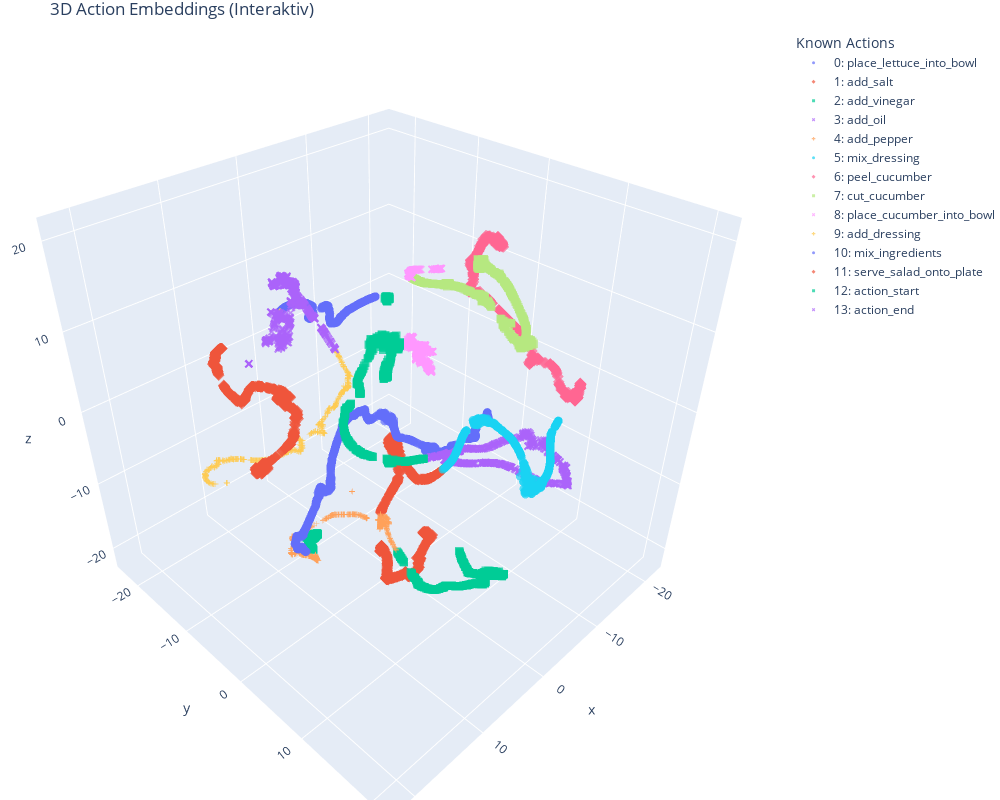

Write notebook code for a chart like this one.
### Code cell
from sklearn.manifold import TSNE
import matplotlib.pyplot as plt
import numpy as np
from collections import defaultdict

# --- KONFIGURATION ---
SAMPLES_PER_CLASS = 500  # Wie viele Punkte pro Klasse?
NUM_KNOWNS =  14 

# Speicher für Embeddings und Labels
class_embeddings = defaultdict(list)
classes_filled = 0

print(f"Sammle {SAMPLES_PER_CLASS} Embeddings für jede der {NUM_KNOWNS} Known Classes...")

# --- 1. DATEN SAMMELN ---
# Wir gehen durch den Dataloader (Batch Size 1 ist hier ok, wir sammeln ja)
with torch.no_grad():
    for batch_idx, batch in enumerate(data_loader):
        features = batch["features"].to('cuda')
        padding_mask = batch["padding_mask"].to('cuda')
        target_truth = batch["target_truth"].to('cuda')
        
        # Forward Pass
        # Wichtig: Wir brauchen den DRITTEN Rückgabewert (Embeddings)
        # Patch Mask ist None oder False, da wir Inference machen
        patch_mask = torch.zeros_like(padding_mask).bool() 
        _, _, embeddings = model(features, patch_mask, padding_mask)
        
        # Flatten (Batch-Dimension und Zeit-Dimension zusammenfassen)
        # Wir nehmen nur die validen Frames (padding_mask == True)
        valid_indices = padding_mask.view(-1)
        
        flat_embeds = embeddings.view(-1, embeddings.size(-1))[valid_indices]
        flat_targets = target_truth.view(-1)[valid_indices]
        
        # Auf CPU bringen für Numpy
        flat_embeds_np = flat_embeds.cpu().numpy()
        flat_targets_np = flat_targets.cpu().numpy()
        
        # In den Speicher sortieren
        for emb, label in zip(flat_embeds_np, flat_targets_np):
            # Wir sammeln nur Knowns (0..13)
            if label < NUM_KNOWNS:
                if len(class_embeddings[label]) < SAMPLES_PER_CLASS:
                    class_embeddings[label].append(emb)
                    
                    # Check, ob diese Klasse jetzt voll ist
                    if len(class_embeddings[label]) == SAMPLES_PER_CLASS:
                        classes_filled += 1
                        print(f"Klasse {label} komplett ({SAMPLES_PER_CLASS} Samples).")
        
        # Abbruch, wenn wir genug Daten haben
        if classes_filled >= NUM_KNOWNS:
            break
        
        if batch_idx > 50: # Sicherheits-Break, falls manche Klassen selten sind
            print("Konnte nicht alle Klassen voll füllen, mache weiter mit dem was da ist.")
            break

# --- 2. DATEN VORBEREITEN FÜR TSNE ---
X = [] # Embeddings
y = [] # Labels

# Sortieren nach Label, damit die Legende hübsch wird
sorted_labels = sorted(class_embeddings.keys())
for label in sorted_labels:
    embs = class_embeddings[label]
    X.extend(embs)
    y.extend([label] * len(embs))

X = np.array(X)
y = np.array(y)

print(f"Starte t-SNE auf {X.shape[0]} Punkten...")

# --- 3. T-SNE BERECHNUNG ---
from mpl_toolkits.mplot3d import Axes3D  # Wichtig für 3D Plots

# --- 3. T-SNE BERECHNUNG (3D) ---
# n_components=3 ist der Schlüssel
tsne = TSNE(n_components=3, perplexity=80, max_iter=1000, init='pca', random_state=42)
X_tsne = tsne.fit_transform(X)

# --- 4. PLOTTEN (3D) ---
if isinstance(labels_dict, list):
    raw_dict = labels_dict[0]
else:
    raw_dict = labels_dict

id_to_name = {v: k for k, v in raw_dict.items()}
import plotly.express as px
import pandas as pd

# --- DATEN VORBEREITEN ---
# Wir wandeln deine Daten in einen Pandas DataFrame um. 
# Das ist das Format, das Plotly am liebsten mag.

# 1. Namen für jeden Punkt generieren (für den Hover-Effekt)
# y enthält die IDs (z.B. 0, 0, 0, 1, 1...)
# Wir mappen das zu Strings: "0: cut_tomato"
label_names = [f"{label_id}: {id_to_name.get(label_id, str(label_id))}" for label_id in y]

# 2. DataFrame bauen
df = pd.DataFrame({
    'x': X_tsne[:, 0],
    'y': X_tsne[:, 1],
    'z': X_tsne[:, 2],
    'label': label_names,  # Das wird in der Legende und im Hover angezeigt
    'class_id': y          # Nur intern zur Sortierung
})

# --- PLOTTEN MIT PLOTLY ---
print("Erstelle interaktiven Plot...")

fig = px.scatter_3d(
    df, 
    x='x', y='y', z='z',
    color='label',           # Automatische Einfärbung nach Klasse
    symbol='label',          # (Optional) Verschiedene Symbole für Klassen
    hover_name='label',      # Was steht da, wenn man mit der Maus drüber fährt?
    title="3D Action Embeddings (Interaktiv)",
    opacity=0.7,             # Leicht transparent, damit man durch Wolken durchsehen kann
    width=1000, height=800   # Größe des Fensters
)

# Punkte etwas kleiner und schärfer machen
fig.update_traces(marker=dict(size=3, line=dict(width=0)))

# Layout verbessern (Hintergrundfarbe etc.)
fig.update_layout(
    margin=dict(l=0, r=0, b=0, t=30),  # Ränder weg
    legend_title_text='Known Actions'
)

# Anzeigen
fig.show()

### Figure 1 — Plotly figure (JSON) as saved in the notebook; plotly's stock layout.template omitted (floating-point values rounded to 4 significant figures; data arrays with more than 128 entries replaced by an {"elided": "..."} marker saying what was removed)
{"data": [{"hovertemplate": "<b>%{hovertext}</b><br><br>label=0: place_lettuce_into_bowl<br>x=%{x}<br>y=%{y}<br>z=%{z}<extra></extra>", "hovertext": {"elided": "500 str values"}, "legendgroup": "0: place_lettuce_into_bowl", "marker": {"color": "#636efa", "line": {"width": 0}, "opacity": 0.7, "size": 3, "symbol": "circle"}, "mode": "markers", "name": "0: place_lettuce_into_bowl", "scene": "scene", "showlegend": true, "type": "scatter3d", "x": {"elided": "500 float values"}, "y": {"elided": "500 float values"}, "z": {"elided": "500 float values"}}, {"hovertemplate": "<b>%{hovertext}</b><br><br>label=1: add_salt<br>x=%{x}<br>y=%{y}<br>z=%{z}<extra></extra>", "hovertext": {"elided": "500 str values"}, "legendgroup": "1: add_salt", "marker": {"color": "#EF553B", "line": {"width": 0}, "opacity": 0.7, "size": 3, "symbol": "diamond"}, "mode": "markers", "name": "1: add_salt", "scene": "scene", "showlegend": true, "type": "scatter3d", "x": {"elided": "500 float values"}, "y": {"elided": "500 float values"}, "z": {"elided": "500 float values"}}, {"hovertemplate": "<b>%{hovertext}</b><br><br>label=2: add_vinegar<br>x=%{x}<br>y=%{y}<br>z=%{z}<extra></extra>", "hovertext": {"elided": "500 str values"}, "legendgroup": "2: add_vinegar", "marker": {"color": "#00cc96", "line": {"width": 0}, "opacity": 0.7, "size": 3, "symbol": "square"}, "mode": "markers", "name": "2: add_vinegar", "scene": "scene", "showlegend": true, "type": "scatter3d", "x": {"elided": "500 float values"}, "y": {"elided": "500 float values"}, "z": {"elided": "500 float values"}}, {"hovertemplate": "<b>%{hovertext}</b><br><br>label=3: add_oil<br>x=%{x}<br>y=%{y}<br>z=%{z}<extra></extra>", "hovertext": {"elided": "500 str values"}, "legendgroup": "3: add_oil", "marker": {"color": "#ab63fa", "line": {"width": 0}, "opacity": 0.7, "size": 3, "symbol": "x"}, "mode": "markers", "name": "3: add_oil", "scene": "scene", "showlegend": true, "type": "scatter3d", "x": {"elided": "500 float values"}, "y": {"elided": "500 float values"}, "z": {"elided": "500 float values"}}, {"hovertemplate": "<b>%{hovertext}</b><br><br>label=4: add_pepper<br>x=%{x}<br>y=%{y}<br>z=%{z}<extra></extra>", "hovertext": {"elided": "500 str values"}, "legendgroup": "4: add_pepper", "marker": {"color": "#FFA15A", "line": {"width": 0}, "opacity": 0.7, "size": 3, "symbol": "cross"}, "mode": "markers", "name": "4: add_pepper", "scene": "scene", "showlegend": true, "type": "scatter3d", "x": {"elided": "500 float values"}, "y": {"elided": "500 float values"}, "z": {"elided": "500 float values"}}, {"hovertemplate": "<b>%{hovertext}</b><br><br>label=5: mix_dressing<br>x=%{x}<br>y=%{y}<br>z=%{z}<extra></extra>", "hovertext": {"elided": "500 str values"}, "legendgroup": "5: mix_dressing", "marker": {"color": "#19d3f3", "line": {"width": 0}, "opacity": 0.7, "size": 3, "symbol": "circle"}, "mode": "markers", "name": "5: mix_dressing", "scene": "scene", "showlegend": true, "type": "scatter3d", "x": {"elided": "500 float values"}, "y": {"elided": "500 float values"}, "z": {"elided": "500 float values"}}, {"hovertemplate": "<b>%{hovertext}</b><br><br>label=6: peel_cucumber<br>x=%{x}<br>y=%{y}<br>z=%{z}<extra></extra>", "hovertext": {"elided": "500 str values"}, "legendgroup": "6: peel_cucumber", "marker": {"color": "#FF6692", "line": {"width": 0}, "opacity": 0.7, "size": 3, "symbol": "diamond"}, "mode": "markers", "name": "6: peel_cucumber", "scene": "scene", "showlegend": true, "type": "scatter3d", "x": {"elided": "500 float values"}, "y": {"elided": "500 float values"}, "z": {"elided": "500 float values"}}, {"hovertemplate": "<b>%{hovertext}</b><br><br>label=7: cut_cucumber<br>x=%{x}<br>y=%{y}<br>z=%{z}<extra></extra>", "hovertext": {"elided": "500 str values"}, "legendgroup": "7: cut_cucumber", "marker": {"color": "#B6E880", "line": {"width": 0}, "opacity": 0.7, "size": 3, "symbol": "square"}, "mode": "markers", "name": "7: cut_cucumber", "scene": "scene", "showlegend": true, "type": "scatter3d", "x": {"elided": "500 float values"}, "y": {"elided": "500 float values"}, "z": {"elided": "500 float values"}}, {"hovertemplate": "<b>%{hovertext}</b><br><br>label=8: place_cucumber_into_bowl<br>x=%{x}<br>y=%{y}<br>z=%{z}<extra></extra>", "hovertext": {"elided": "500 str values"}, "legendgroup": "8: place_cucumber_into_bowl", "marker": {"color": "#FF97FF", "line": {"width": 0}, "opacity": 0.7, "size": 3, "symbol": "x"}, "mode": "markers", "name": "8: place_cucumber_into_bowl", "scene": "scene", "showlegend": true, "type": "scatter3d", "x": {"elided": "500 float values"}, "y": {"elided": "500 float values"}, "z": {"elided": "500 float values"}}, {"hovertemplate": "<b>%{hovertext}</b><br><br>label=9: add_dressing<br>x=%{x}<br>y=%{y}<br>z=%{z}<extra></extra>", "hovertext": {"elided": "500 str values"}, "legendgroup": "9: add_dressing", "marker": {"color": "#FECB52", "line": {"width": 0}, "opacity": 0.7, "size": 3, "symbol": "cross"}, "mode": "markers", "name": "9: add_dressing", "scene": "scene", "showlegend": true, "type": "scatter3d", "x": {"elided": "500 float values"}, "y": {"elided": "500 float values"}, "z": {"elided": "500 float values"}}, {"hovertemplate": "<b>%{hovertext}</b><br><br>label=10: mix_ingredients<br>x=%{x}<br>y=%{y}<br>z=%{z}<extra></extra>", "hovertext": {"elided": "500 str values"}, "legendgroup": "10: mix_ingredients", "marker": {"color": "#636efa", "line": {"width": 0}, "opacity": 0.7, "size": 3, "symbol": "circle"}, "mode": "markers", "name": "10: mix_ingredients", "scene": "scene", "showlegend": true, "type": "scatter3d", "x": {"elided": "500 float values"}, "y": {"elided": "500 float values"}, "z": {"elided": "500 float values"}}, {"hovertemplate": "<b>%{hovertext}</b><br><br>label=11: serve_salad_onto_plate<br>x=%{x}<br>y=%{y}<br>z=%{z}<extra></extra>", "hovertext": {"elided": "500 str values"}, "legendgroup": "11: serve_salad_onto_plate", "marker": {"color": "#EF553B", "line": {"width": 0}, "opacity": 0.7, "size": 3, "symbol": "diamond"}, "mode": "markers", "name": "11: serve_salad_onto_plate", "scene": "scene", "showlegend": true, "type": "scatter3d", "x": {"elided": "500 float values"}, "y": {"elided": "500 float values"}, "z": {"elided": "500 float values"}}, {"hovertemplate": "<b>%{hovertext}</b><br><br>label=12: action_start<br>x=%{x}<br>y=%{y}<br>z=%{z}<extra></extra>", "hovertext": {"elided": "500 str values"}, "legendgroup": "12: action_start", "marker": {"color": "#00cc96", "line": {"width": 0}, "opacity": 0.7, "size": 3, "symbol": "square"}, "mode": "markers", "name": "12: action_start", "scene": "scene", "showlegend": true, "type": "scatter3d", "x": {"elided": "500 float values"}, "y": {"elided": "500 float values"}, "z": {"elided": "500 float values"}}, {"hovertemplate": "<b>%{hovertext}</b><br><br>label=13: action_end<br>x=%{x}<br>y=%{y}<br>z=%{z}<extra></extra>", "hovertext": {"elided": "500 str values"}, "legendgroup": "13: action_end", "marker": {"color": "#ab63fa", "line": {"width": 0}, "opacity": 0.7, "size": 3, "symbol": "x"}, "mode": "markers", "name": "13: action_end", "scene": "scene", "showlegend": true, "type": "scatter3d", "x": {"elided": "500 float values"}, "y": {"elided": "500 float values"}, "z": {"elided": "500 float values"}}], "layout": {"height": 800, "legend": {"title": {"text": "Known Actions"}, "tracegroupgap": 0}, "margin": {"b": 0, "l": 0, "r": 0, "t": 30}, "scene": {"domain": {"x": [0, 1], "y": [0, 1]}, "xaxis": {"title": {"text": "x"}}, "yaxis": {"title": {"text": "y"}}, "zaxis": {"title": {"text": "z"}}}, "title": {"text": "3D Action Embeddings (Interaktiv)"}, "width": 1000}}
